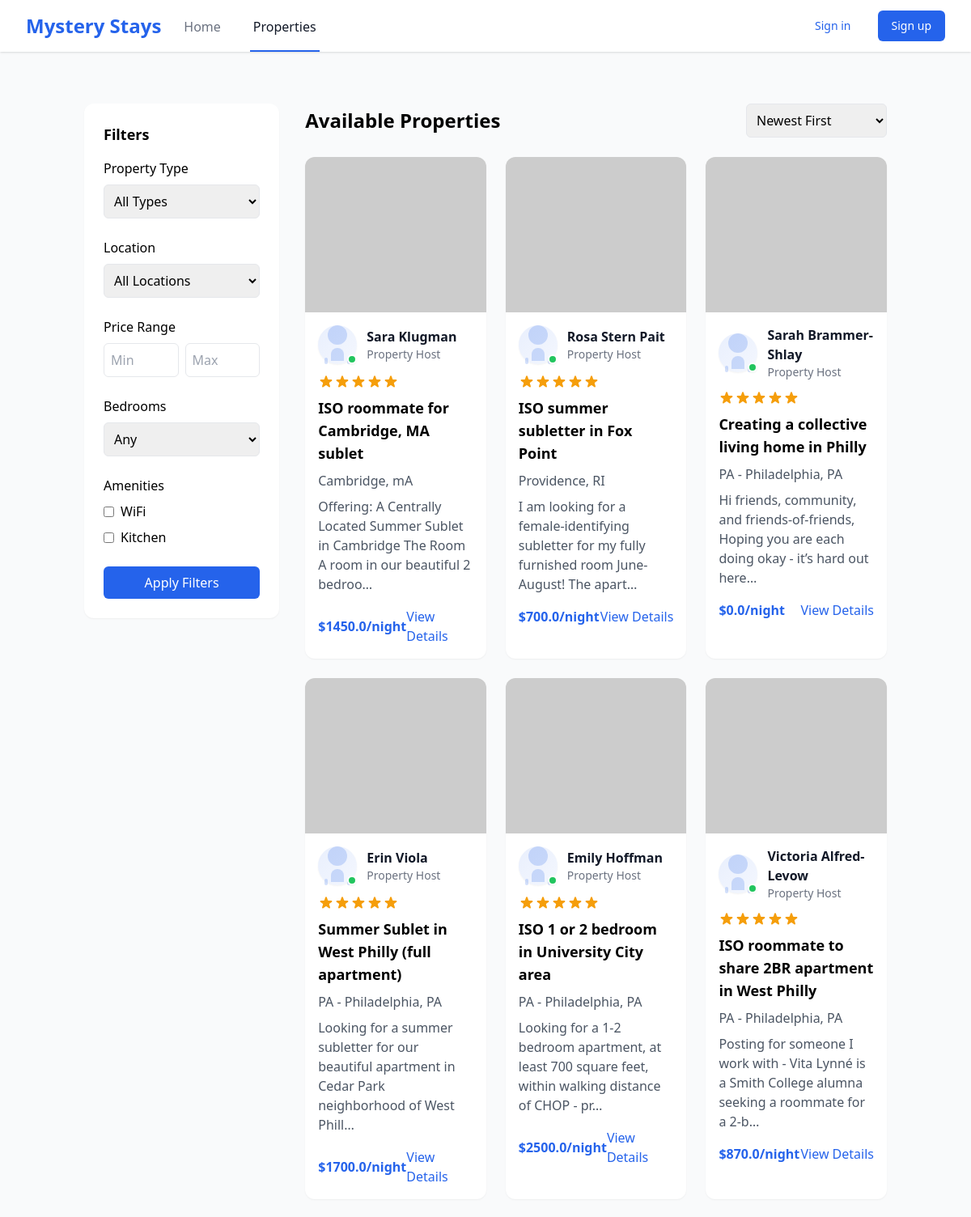
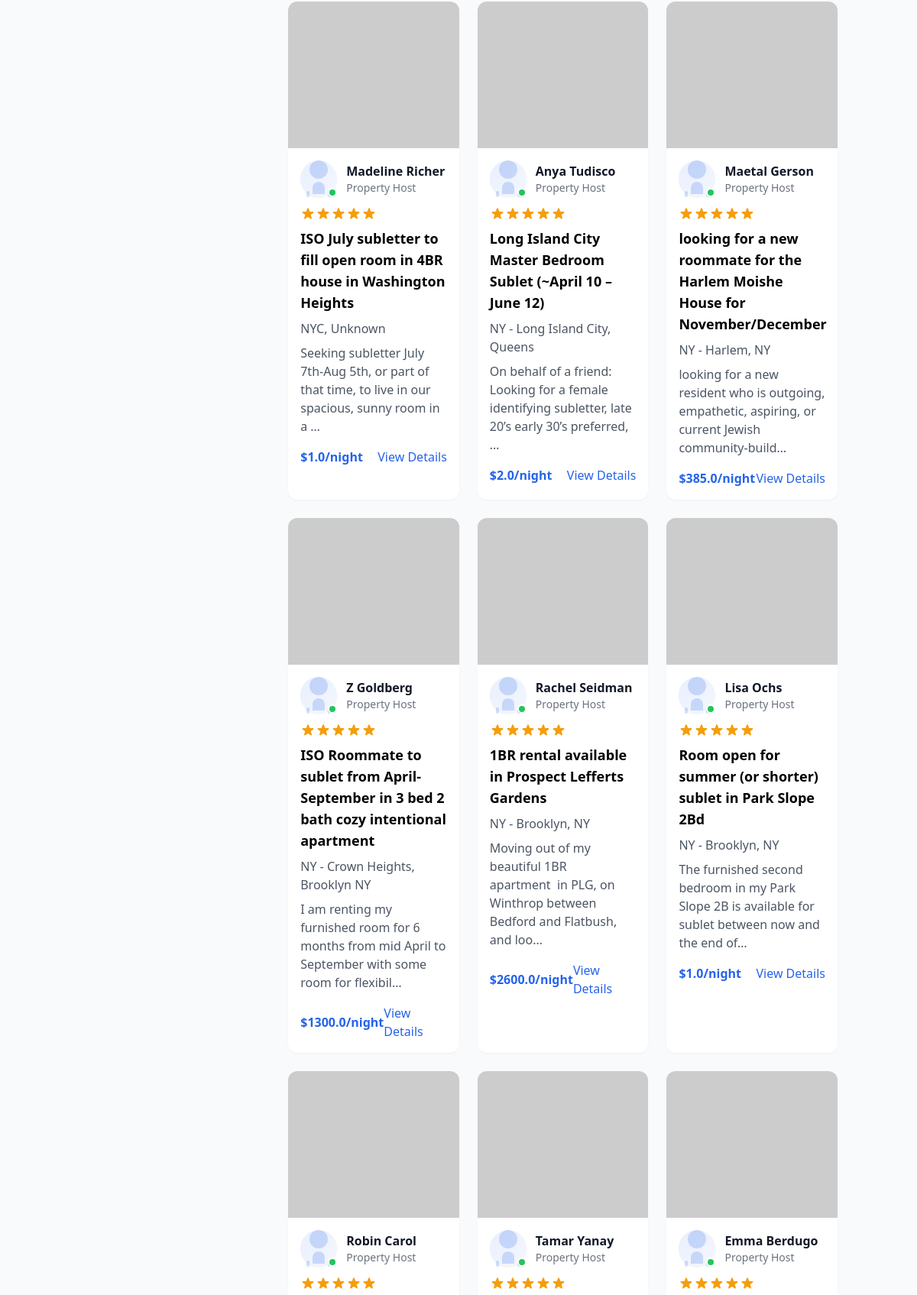
Page /properties/ (upper part) on the committed database (2 pictures, top to bottom).
### listings/models.py (models this page shows, shortened)
class Amenity(models.Model):
    name = models.CharField(max_length=100)

class Property(models.Model):
    PROPERTY_TYPE_CHOICES = (
        ('APARTMENT', 'Apartment'),
        ('HOUSE', 'House'),
        ('CONDO', 'Condo'),
        ('TOWNHOUSE', 'Townhouse'),
    )
    SOURCE_CHOICES = (
        ('AIRBNB', 'Airbnb'),
        ('OTHER', 'Other'),
    )
    listing_id = models.CharField(max_length=50, unique=True, blank=True, null=True)  # Added for scraper
    title = models.CharField(max_length=255)
    description = models.TextField(blank=True, null=True)
    landlord = models.ForeignKey(Landlord, on_delete=models.SET_NULL, null=True, blank=True)
    location = models.ForeignKey(Location, on_delete=models.CASCADE)
    property_type = models.CharField(max_length=50, choices=PROPERTY_TYPE_CHOICES, default='APARTMENT')
    bedrooms = models.PositiveIntegerField(default=1)
    bathrooms = models.PositiveIntegerField(default=1)
    rent_amount = models.FloatField()
    rating = models.FloatField(blank=True, null=True)
    is_available = models.BooleanField(default=True)
    source = models.CharField(max_length=50, choices=SOURCE_CHOICES, default='AIRBNB')
    voucher_types = models.ManyToManyField(VoucherType, blank=True)
    date_posted = models.DateTimeField(auto_now_add=True)
    created_at = models.DateTimeField(auto_now_add=True)
    updated_at = models.DateTimeField(auto_now=True)
    is_outdated = models.BooleanField(default=False)

class Landlord(models.Model):
    name = models.CharField(max_length=100)
    email = models.EmailField(blank=True, null=True)
    phone = models.CharField(max_length=20, blank=True, null=True)
    voucher_friendly = models.BooleanField(default=False)
    created_at = models.DateTimeField(auto_now_add=True)
    updated_at = models.DateTimeField(auto_now=True)

class Location(models.Model):
    address = models.CharField(max_length=255, blank=True, null=True)
    city = models.CharField(max_length=100)
    state = models.CharField(max_length=100)
    country = models.CharField(max_length=100)
    zip_code = models.CharField(max_length=20, blank=True, null=True)

### listings/views.py (the view)
# urls.py: path('properties/', property_list, name='property_list'),
def property_list(request):
    properties = Property.objects.filter(
        is_available=True
    ).select_related(
        'location'
    ).prefetch_related(
        'images',
        'property_amenities__amenity'
    )
    property_types = Property.PROPERTY_TYPE_CHOICES
    property_type = request.GET.get('property_type')
    if property_type:
        properties = properties.filter(property_type=property_type)
    location = request.GET.get('location')
    if location:
        properties = properties.filter(location__city__icontains=location)
    min_price = request.GET.get('min_price')
    max_price = request.GET.get('max_price')
    if min_price:
        properties = properties.filter(rent_amount__gte=float(min_price))
    if max_price:
        properties = properties.filter(rent_amount__lte=float(max_price))
    bedrooms = request.GET.get('bedrooms')
    if bedrooms:
        properties = properties.filter(bedrooms__gte=int(bedrooms))
    amenities = request.GET.getlist('amenities')
    if amenities:
        properties = properties.filter(property_amenities__amenity__name__in=amenities)
    sort_by = request.GET.get('sort_by', '-created_at')
    if sort_by in ['rent_amount', '-rent_amount', 'rating', '-rating', 'created_at', '-created_at']:
        properties = properties.order_by(sort_by)
    all_amenities = Amenity.objects.all()
    locations = Location.objects.filter(property__in=properties).distinct()
    return render(request, 'listings/property_list.html', {
        'properties': properties,
        'property_types': property_types,
        'all_amenities': all_amenities,
        'locations': locations,
        'filters': {
            'property_type': property_type,
            'location': location,
            'min_price': min_price,
            'max_price': max_price,
            'bedrooms': bedrooms,
            'amenities': amenities,
            'sort_by': sort_by
        }
    })

### listings/templates/listings/property_list.html (shortened to what this page needs)
{% extends "listings/base.html" %}
{% block page_content %}
<div class="container mx-auto px-4 py-8">
    <div class="flex flex-col md:flex-row gap-8">
        <div class="w-full md:w-1/4 bg-white rounded-xl shadow-sm p-6 h-fit">
            <form method="get" action="{% url 'property_list' %}" id="filter-form">
                <h3 class="text-lg font-semibold mb-4">Filters</h3>
                <div class="mb-6">
                    <h4 class="font-medium mb-2">Property Type</h4>
                    <select name="property_type" class="w-full p-2 border rounded-md">
                        <option value="">All Types</option>
                    </select>
                </div>
                <div class="mb-6">
                    <h4 class="font-medium mb-2">Location</h4>
                    <select name="location" class="w-full p-2 border rounded-md">
                        <option value="">All Locations</option>
                    </select>
                </div>
                <div class="mb-6">
                    <h4 class="font-medium mb-2">Price Range</h4>
                    <div class="flex gap-2">
                        <input type="number" name="min_price" placeholder="Min" value="{{ filters.min_price }}"
                               class="w-1/2 p-2 border rounded-md">
                        <input type="number" name="max_price" placeholder="Max" value="{{ filters.max_price }}"
                               class="w-1/2 p-2 border rounded-md">
                    </div>
                </div>
                <div class="mb-6">
                    <h4 class="font-medium mb-2">Bedrooms</h4>
                    <select name="bedrooms" class="w-full p-2 border rounded-md">
                        <option value="">Any</option>
                    </select>
                </div>
                <div class="mb-6">
                    <h4 class="font-medium mb-2">Amenities</h4>
                    <div class="space-y-2">
                        {% for amenity in all_amenities %}
                            <label class="flex items-center">
                                <input type="checkbox" name="amenities" value="{{ amenity.name }}"
                                       class="mr-2">
                                {{ amenity.name }}
                            </label>
                        {% endfor %}
                    </div>
                </div>
                <button type="submit" class="w-full bg-primary text-white py-2 px-4 rounded-md hover:bg-primary-dark transition-colors">
                    Apply Filters
                </button>
            </form>
        </div>
        <div class="w-full md:w-3/4">
            <div class="mb-6 flex justify-between items-center">
                <h2 class="text-2xl font-bold">Available Properties</h2>
                <select name="sort_by" form="filter-form" class="p-2 border rounded-md">
                    <option value="-created_at" {% if filters.sort_by == '-created_at' %}selected{% endif %}>Newest First</option>
                </select>
            </div>
            <div class="grid grid-cols-1 md:grid-cols-2 lg:grid-cols-3 gap-6">
                {% for property in properties %}
                    <div class="bg-white rounded-xl overflow-hidden shadow-sm hover:shadow-md transition-shadow">
                        <img src="{{ property.images.first.image_url|default:'https://via.placeholder.com/300x200' }}"
                             alt="{{ property.title }}" class="w-full h-48 object-cover">
                        <div class="p-4">
                            <div class="flex items-center gap-3 mb-3">
                                <div class="relative">
                                    <div class="w-12 h-12 rounded-full bg-gradient-to-br from-primary/10 to-primary/5 flex items-center justify-center shadow-sm">
                                        <div class="relative">
                                            <div class="w-6 h-6 rounded-full bg-primary/20 mx-auto"></div>
                                            <div class="w-4 h-4 bg-primary/20 rounded-t-full mx-auto mt-1"></div>
                                            <div class="flex justify-between w-8 mx-auto -mt-1">
                                                <div class="w-1 h-2 bg-primary/20 rounded-full"></div>
                                            </div>
                                        </div>
                                    </div>
                                    <div class="absolute bottom-0 right-0 w-3 h-3 bg-green-500 rounded-full border-2 border-white shadow-sm"></div>
                                </div>
                                <div>
                                    <h3 class="font-semibold text-gray-900">{{ property.landlord.name }}</h3>
                                    <p class="text-sm text-gray-500">Property Host</p>
                                </div>
                            </div>
                            <div class="flex items-center text-amber-500 mb-2">
                            </div>
                            <h3 class="text-lg font-semibold mb-2">{{ property.title }}</h3>
                            <p class="text-gray-600 mb-2">{{ property.location.city }}, {{ property.location.state }}</p>
                            <p class="text-gray-600 mb-4">{{ property.description|truncatechars:100 }}</p>
                            <div class="flex items-center justify-between">
                                <span class="text-primary font-bold">${{ property.rent_amount }}/night</span>
                                <a href="{% url 'property_detail' property.pk %}" class="text-primary hover:text-primary-dark">View Details</a>
                            </div>
                        </div>
                    </div>
                {% endfor %}
            </div>
        </div>
    </div>
</div>
{% endblock %}

### rows in the picture
Amenity: name "WiFi"
Amenity: name "Kitchen"
Property: landlord.name "Sara Klugman", rating 5 (drawn), title "ISO roommate for Cambridge, MA sublet", location.city "Cambridge", location.state "mA", description "Offering: A Centrally Located Summer Sublet in Cambridge The Room A room in our beautiful 2 bedroo…", rent_amount "1450.0"
Property: landlord.name "Rosa Stern Pait", rating 5 (drawn), title "ISO summer subletter in Fox Point", location.city "Providence", location.state "RI", description "I am looking for a female-identifying subletter for my fully furnished room June-August! The apart…", rent_amount "700.0"
Property: landlord.name "Sarah Brammer-Shlay", rating 5 (drawn), title "Creating a collective living home in Philly", location.city "PA - Philadelphia", location.state "PA", description "Hi friends, community, and friends-of-friends, Hoping you are each doing okay - it’s hard out here…", rent_amount "0.0"
Property: landlord.name "Erin Viola", rating 5 (drawn), title "Summer Sublet in West Philly (full apartment)", location.city "PA - Philadelphia", location.state "PA", description "Looking for a summer subletter for our beautiful apartment in Cedar Park neighborhood of West Phill…", rent_amount "1700.0"
Property: landlord.name "Emily Hoffman", rating 5 (drawn), title "ISO 1 or 2 bedroom in University City area", location.city "PA - Philadelphia", location.state "PA", description "Looking for a 1-2 bedroom apartment, at least 700 square feet, within walking distance of CHOP - pr…", rent_amount "2500.0"
Property: landlord.name "Victoria Alfred-Levow", rating 5 (drawn), title "ISO roommate to share 2BR apartment in West Philly", location.city "PA - Philadelphia", location.state "PA", description "Posting for someone I work with - Vita Lynné is a Smith College alumna seeking a roommate for a 2-b…", rent_amount "870.0"
Property: landlord.name "Madeline Richer", rating 5 (drawn), title "ISO July subletter to fill open room in 4BR house in Washington Heights", location.city "NYC", location.state "Unknown", description "Seeking subletter July 7th-Aug 5th, or part of that time, to live in our spacious, sunny room in a …", rent_amount "1.0"
Property: landlord.name "Anya Tudisco", rating 5 (drawn), title "Long Island City Master Bedroom Sublet (~April 10 – June 12)", location.city "NY - Long Island City", location.state "Queens", description "On behalf of a friend: Looking for a female identifying subletter, late 20’s early 30’s preferred, …", rent_amount "2.0"
Property: landlord.name "Maetal Gerson", rating 5 (drawn), title "looking for a new roommate for the Harlem Moishe House for November/December", location.city "NY - Harlem", location.state "NY", description "looking for a new resident who is outgoing, empathetic, aspiring, or current Jewish community-build…", rent_amount "385.0"
Property: landlord.name "Z Goldberg", rating 5 (drawn), title "ISO Roommate to sublet from April-September in 3 bed 2 bath cozy intentional apartment", location.city "NY - Crown Heights", location.state "Brooklyn NY", description "I am renting my furnished room for 6 months from mid April to September with some room for flexibil…", rent_amount "1300.0"
Property: landlord.name "Rachel Seidman", rating 5 (drawn), title "1BR rental available in Prospect Lefferts Gardens", location.city "NY - Brooklyn", location.state "NY", description "Moving out of my beautiful 1BR apartment in PLG, on Winthrop between Bedford and Flatbush, and loo…", rent_amount "2600.0"
Property: landlord.name "Lisa Ochs", rating 5 (drawn), title "Room open for summer (or shorter) sublet in Park Slope 2Bd", location.city "NY - Brooklyn", location.state "NY", description "The furnished second bedroom in my Park Slope 2B is available for sublet between now and the end of…", rent_amount "1.0"
Property: landlord.name "Robin Carol", rating 5 (drawn)
Property: landlord.name "Tamar Yanay", rating 5 (drawn)
Property: landlord.name "Emma Berdugo", rating 5 (drawn)
